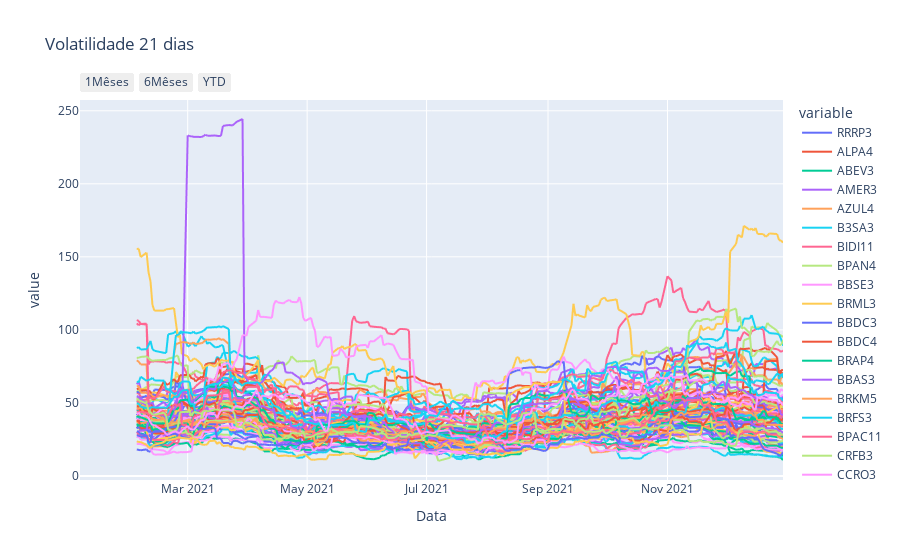

Here is the notebook cell this chart was saved with:
### Code cell
fig = px.line(
    data_frame=vol_2021,
    title='Volatilidade 21 dias', 
    x=vol_2021.index,
    y=vol_2021.columns)

fig.update_layout( ### configurações dos botões
  	{'xaxis':
    {'rangeselector': {'buttons': datas}}}) 

fig.show()

### Figure 1 — Plotly figure (JSON) as saved in the notebook; plotly's stock layout.template omitted (floating-point values rounded to 4 significant figures; data arrays with more than 128 entries replaced by an {"elided": "..."} marker saying what was removed)
{"data": [{"hovertemplate": "variable=RRRP3<br>Data=%{x}<br>value=%{y}<extra></extra>", "legendgroup": "RRRP3", "line": {"color": "#636efa", "dash": "solid"}, "marker": {"symbol": "circle"}, "mode": "lines", "name": "RRRP3", "showlegend": true, "type": "scattergl", "x": {"elided": "246 str values"}, "xaxis": "x", "y": {"elided": "246 float values"}, "yaxis": "y"}, {"hovertemplate": "variable=ALPA4<br>Data=%{x}<br>value=%{y}<extra></extra>", "legendgroup": "ALPA4", "line": {"color": "#EF553B", "dash": "solid"}, "marker": {"symbol": "circle"}, "mode": "lines", "name": "ALPA4", "showlegend": true, "type": "scattergl", "x": {"elided": "246 str values"}, "xaxis": "x", "y": {"elided": "246 float values"}, "yaxis": "y"}, {"hovertemplate": "variable=ABEV3<br>Data=%{x}<br>value=%{y}<extra></extra>", "legendgroup": "ABEV3", "line": {"color": "#00cc96", "dash": "solid"}, "marker": {"symbol": "circle"}, "mode": "lines", "name": "ABEV3", "showlegend": true, "type": "scattergl", "x": {"elided": "246 str values"}, "xaxis": "x", "y": {"elided": "246 float values"}, "yaxis": "y"}, {"hovertemplate": "variable=AMER3<br>Data=%{x}<br>value=%{y}<extra></extra>", "legendgroup": "AMER3", "line": {"color": "#ab63fa", "dash": "solid"}, "marker": {"symbol": "circle"}, "mode": "lines", "name": "AMER3", "showlegend": true, "type": "scattergl", "x": {"elided": "246 str values"}, "xaxis": "x", "y": {"elided": "246 float values"}, "yaxis": "y"}, {"hovertemplate": "variable=AZUL4<br>Data=%{x}<br>value=%{y}<extra></extra>", "legendgroup": "AZUL4", "line": {"color": "#FFA15A", "dash": "solid"}, "marker": {"symbol": "circle"}, "mode": "lines", "name": "AZUL4", "showlegend": true, "type": "scattergl", "x": {"elided": "246 str values"}, "xaxis": "x", "y": {"elided": "246 float values"}, "yaxis": "y"}, {"hovertemplate": "variable=B3SA3<br>Data=%{x}<br>value=%{y}<extra></extra>", "legendgroup": "B3SA3", "line": {"color": "#19d3f3", "dash": "solid"}, "marker": {"symbol": "circle"}, "mode": "lines", "name": "B3SA3", "showlegend": true, "type": "scattergl", "x": {"elided": "246 str values"}, "xaxis": "x", "y": {"elided": "246 float values"}, "yaxis": "y"}, {"hovertemplate": "variable=BIDI11<br>Data=%{x}<br>value=%{y}<extra></extra>", "legendgroup": "BIDI11", "line": {"color": "#FF6692", "dash": "solid"}, "marker": {"symbol": "circle"}, "mode": "lines", "name": "BIDI11", "showlegend": true, "type": "scattergl", "x": {"elided": "246 str values"}, "xaxis": "x", "y": {"elided": "246 float values"}, "yaxis": "y"}, {"hovertemplate": "variable=BPAN4<br>Data=%{x}<br>value=%{y}<extra></extra>", "legendgroup": "BPAN4", "line": {"color": "#B6E880", "dash": "solid"}, "marker": {"symbol": "circle"}, "mode": "lines", "name": "BPAN4", "showlegend": true, "type": "scattergl", "x": {"elided": "246 str values"}, "xaxis": "x", "y": {"elided": "246 float values"}, "yaxis": "y"}, {"hovertemplate": "variable=BBSE3<br>Data=%{x}<br>value=%{y}<extra></extra>", "legendgroup": "BBSE3", "line": {"color": "#FF97FF", "dash": "solid"}, "marker": {"symbol": "circle"}, "mode": "lines", "name": "BBSE3", "showlegend": true, "type": "scattergl", "x": {"elided": "246 str values"}, "xaxis": "x", "y": {"elided": "246 float values"}, "yaxis": "y"}, {"hovertemplate": "variable=BRML3<br>Data=%{x}<br>value=%{y}<extra></extra>", "legendgroup": "BRML3", "line": {"color": "#FECB52", "dash": "solid"}, "marker": {"symbol": "circle"}, "mode": "lines", "name": "BRML3", "showlegend": true, "type": "scattergl", "x": {"elided": "246 str values"}, "xaxis": "x", "y": {"elided": "246 float values"}, "yaxis": "y"}, {"hovertemplate": "variable=BBDC3<br>Data=%{x}<br>value=%{y}<extra></extra>", "legendgroup": "BBDC3", "line": {"color": "#636efa", "dash": "solid"}, "marker": {"symbol": "circle"}, "mode": "lines", "name": "BBDC3", "showlegend": true, "type": "scattergl", "x": {"elided": "246 str values"}, "xaxis": "x", "y": {"elided": "246 float values"}, "yaxis": "y"}, {"hovertemplate": "variable=BBDC4<br>Data=%{x}<br>value=%{y}<extra></extra>", "legendgroup": "BBDC4", "line": {"color": "#EF553B", "dash": "solid"}, "marker": {"symbol": "circle"}, "mode": "lines", "name": "BBDC4", "showlegend": true, "type": "scattergl", "x": {"elided": "246 str values"}, "xaxis": "x", "y": {"elided": "246 float values"}, "yaxis": "y"}, {"hovertemplate": "variable=BRAP4<br>Data=%{x}<br>value=%{y}<extra></extra>", "legendgroup": "BRAP4", "line": {"color": "#00cc96", "dash": "solid"}, "marker": {"symbol": "circle"}, "mode": "lines", "name": "BRAP4", "showlegend": true, "type": "scattergl", "x": {"elided": "246 str values"}, "xaxis": "x", "y": {"elided": "246 float values"}, "yaxis": "y"}, {"hovertemplate": "variable=BBAS3<br>Data=%{x}<br>value=%{y}<extra></extra>", "legendgroup": "BBAS3", "line": {"color": "#ab63fa", "dash": "solid"}, "marker": {"symbol": "circle"}, "mode": "lines", "name": "BBAS3", "showlegend": true, "type": "scattergl", "x": {"elided": "246 str values"}, "xaxis": "x", "y": {"elided": "246 float values"}, "yaxis": "y"}, {"hovertemplate": "variable=BRKM5<br>Data=%{x}<br>value=%{y}<extra></extra>", "legendgroup": "BRKM5", "line": {"color": "#FFA15A", "dash": "solid"}, "marker": {"symbol": "circle"}, "mode": "lines", "name": "BRKM5", "showlegend": true, "type": "scattergl", "x": {"elided": "246 str values"}, "xaxis": "x", "y": {"elided": "246 float values"}, "yaxis": "y"}, {"hovertemplate": "variable=BRFS3<br>Data=%{x}<br>value=%{y}<extra></extra>", "legendgroup": "BRFS3", "line": {"color": "#19d3f3", "dash": "solid"}, "marker": {"symbol": "circle"}, "mode": "lines", "name": "BRFS3", "showlegend": true, "type": "scattergl", "x": {"elided": "246 str values"}, "xaxis": "x", "y": {"elided": "246 float values"}, "yaxis": "y"}, {"hovertemplate": "variable=BPAC11<br>Data=%{x}<br>value=%{y}<extra></extra>", "legendgroup": "BPAC11", "line": {"color": "#FF6692", "dash": "solid"}, "marker": {"symbol": "circle"}, "mode": "lines", "name": "BPAC11", "showlegend": true, "type": "scattergl", "x": {"elided": "246 str values"}, "xaxis": "x", "y": {"elided": "246 float values"}, "yaxis": "y"}, {"hovertemplate": "variable=CRFB3<br>Data=%{x}<br>value=%{y}<extra></extra>", "legendgroup": "CRFB3", "line": {"color": "#B6E880", "dash": "solid"}, "marker": {"symbol": "circle"}, "mode": "lines", "name": "CRFB3", "showlegend": true, "type": "scattergl", "x": {"elided": "246 str values"}, "xaxis": "x", "y": {"elided": "246 float values"}, "yaxis": "y"}, {"hovertemplate": "variable=CCRO3<br>Data=%{x}<br>value=%{y}<extra></extra>", "legendgroup": "CCRO3", "line": {"color": "#FF97FF", "dash": "solid"}, "marker": {"symbol": "circle"}, "mode": "lines", "name": "CCRO3", "showlegend": true, "type": "scattergl", "x": {"elided": "246 str values"}, "xaxis": "x", "y": {"elided": "246 float values"}, "yaxis": "y"}, {"hovertemplate": "variable=CMIG4<br>Data=%{x}<br>value=%{y}<extra></extra>", "legendgroup": "CMIG4", "line": {"color": "#FECB52", "dash": "solid"}, "marker": {"symbol": "circle"}, "mode": "lines", "name": "CMIG4", "showlegend": true, "type": "scattergl", "x": {"elided": "246 str values"}, "xaxis": "x", "y": {"elided": "246 float values"}, "yaxis": "y"}, {"hovertemplate": "variable=CIEL3<br>Data=%{x}<br>value=%{y}<extra></extra>", "legendgroup": "CIEL3", "line": {"color": "#636efa", "dash": "solid"}, "marker": {"symbol": "circle"}, "mode": "lines", "name": "CIEL3", "showlegend": true, "type": "scattergl", "x": {"elided": "246 str values"}, "xaxis": "x", "y": {"elided": "246 float values"}, "yaxis": "y"}, {"hovertemplate": "variable=COGN3<br>Data=%{x}<br>value=%{y}<extra></extra>", "legendgroup": "COGN3", "line": {"color": "#EF553B", "dash": "solid"}, "marker": {"symbol": "circle"}, "mode": "lines", "name": "COGN3", "showlegend": true, "type": "scattergl", "x": {"elided": "246 str values"}, "xaxis": "x", "y": {"elided": "246 float values"}, "yaxis": "y"}, {"hovertemplate": "variable=CPLE6<br>Data=%{x}<br>value=%{y}<extra></extra>", "legendgroup": "CPLE6", "line": {"color": "#00cc96", "dash": "solid"}, "marker": {"symbol": "circle"}, "mode": "lines", "name": "CPLE6", "showlegend": true, "type": "scattergl", "x": {"elided": "246 str values"}, "xaxis": "x", "y": {"elided": "246 float values"}, "yaxis": "y"}, {"hovertemplate": "variable=CSAN3<br>Data=%{x}<br>value=%{y}<extra></extra>", "legendgroup": "CSAN3", "line": {"color": "#ab63fa", "dash": "solid"}, "marker": {"symbol": "circle"}, "mode": "lines", "name": "CSAN3", "showlegend": true, "type": "scattergl", "x": {"elided": "246 str values"}, "xaxis": "x", "y": {"elided": "246 float values"}, "yaxis": "y"}, {"hovertemplate": "variable=CPFE3<br>Data=%{x}<br>value=%{y}<extra></extra>", "legendgroup": "CPFE3", "line": {"color": "#FFA15A", "dash": "solid"}, "marker": {"symbol": "circle"}, "mode": "lines", "name": "CPFE3", "showlegend": true, "type": "scattergl", "x": {"elided": "246 str values"}, "xaxis": "x", "y": {"elided": "246 float values"}, "yaxis": "y"}, {"hovertemplate": "variable=CVCB3<br>Data=%{x}<br>value=%{y}<extra></extra>", "legendgroup": "CVCB3", "line": {"color": "#19d3f3", "dash": "solid"}, "marker": {"symbol": "circle"}, "mode": "lines", "name": "CVCB3", "showlegend": true, "type": "scattergl", "x": {"elided": "246 str values"}, "xaxis": "x", "y": {"elided": "246 float values"}, "yaxis": "y"}, {"hovertemplate": "variable=CYRE3<br>Data=%{x}<br>value=%{y}<extra></extra>", "legendgroup": "CYRE3", "line": {"color": "#FF6692", "dash": "solid"}, "marker": {"symbol": "circle"}, "mode": "lines", "name": "CYRE3", "showlegend": true, "type": "scattergl", "x": {"elided": "246 str values"}, "xaxis": "x", "y": {"elided": "246 float values"}, "yaxis": "y"}, {"hovertemplate": "variable=DXCO3<br>Data=%{x}<br>value=%{y}<extra></extra>", "legendgroup": "DXCO3", "line": {"color": "#B6E880", "dash": "solid"}, "marker": {"symbol": "circle"}, "mode": "lines", "name": "DXCO3", "showlegend": true, "type": "scattergl", "x": {"elided": "246 str values"}, "xaxis": "x", "y": {"elided": "246 float values"}, "yaxis": "y"}, {"hovertemplate": "variable=ECOR3<br>Data=%{x}<br>value=%{y}<extra></extra>", "legendgroup": "ECOR3", "line": {"color": "#FF97FF", "dash": "solid"}, "marker": {"symbol": "circle"}, "mode": "lines", "name": "ECOR3", "showlegend": true, "type": "scattergl", "x": {"elided": "246 str values"}, "xaxis": "x", "y": {"elided": "246 float values"}, "yaxis": "y"}, {"hovertemplate": "variable=ELET3<br>Data=%{x}<br>value=%{y}<extra></extra>", "legendgroup": "ELET3", "line": {"color": "#FECB52", "dash": "solid"}, "marker": {"symbol": "circle"}, "mode": "lines", "name": "ELET3", "showlegend": true, "type": "scattergl", "x": {"elided": "246 str values"}, "xaxis": "x", "y": {"elided": "246 float values"}, "yaxis": "y"}, {"hovertemplate": "variable=ELET6<br>Data=%{x}<br>value=%{y}<extra></extra>", "legendgroup": "ELET6", "line": {"color": "#636efa", "dash": "solid"}, "marker": {"symbol": "circle"}, "mode": "lines", "name": "ELET6", "showlegend": true, "type": "scattergl", "x": {"elided": "246 str values"}, "xaxis": "x", "y": {"elided": "246 float values"}, "yaxis": "y"}, {"hovertemplate": "variable=EMBR3<br>Data=%{x}<br>value=%{y}<extra></extra>", "legendgroup": "EMBR3", "line": {"color": "#EF553B", "dash": "solid"}, "marker": {"symbol": "circle"}, "mode": "lines", "name": "EMBR3", "showlegend": true, "type": "scattergl", "x": {"elided": "246 str values"}, "xaxis": "x", "y": {"elided": "246 float values"}, "yaxis": "y"}, {"hovertemplate": "variable=ENBR3<br>Data=%{x}<br>value=%{y}<extra></extra>", "legendgroup": "ENBR3", "line": {"color": "#00cc96", "dash": "solid"}, "marker": {"symbol": "circle"}, "mode": "lines", "name": "ENBR3", "showlegend": true, "type": "scattergl", "x": {"elided": "246 str values"}, "xaxis": "x", "y": {"elided": "246 float values"}, "yaxis": "y"}, {"hovertemplate": "variable=ENGI11<br>Data=%{x}<br>value=%{y}<extra></extra>", "legendgroup": "ENGI11", "line": {"color": "#ab63fa", "dash": "solid"}, "marker": {"symbol": "circle"}, "mode": "lines", "name": "ENGI11", "showlegend": true, "type": "scattergl", "x": {"elided": "246 str values"}, "xaxis": "x", "y": {"elided": "246 float values"}, "yaxis": "y"}, {"hovertemplate": "variable=ENEV3<br>Data=%{x}<br>value=%{y}<extra></extra>", "legendgroup": "ENEV3", "line": {"color": "#FFA15A", "dash": "solid"}, "marker": {"symbol": "circle"}, "mode": "lines", "name": "ENEV3", "showlegend": true, "type": "scattergl", "x": {"elided": "246 str values"}, "xaxis": "x", "y": {"elided": "246 float values"}, "yaxis": "y"}, {"hovertemplate": "variable=EGIE3<br>Data=%{x}<br>value=%{y}<extra></extra>", "legendgroup": "EGIE3", "line": {"color": "#19d3f3", "dash": "solid"}, "marker": {"symbol": "circle"}, "mode": "lines", "name": "EGIE3", "showlegend": true, "type": "scattergl", "x": {"elided": "246 str values"}, "xaxis": "x", "y": {"elided": "246 float values"}, "yaxis": "y"}, {"hovertemplate": "variable=EQTL3<br>Data=%{x}<br>value=%{y}<extra></extra>", "legendgroup": "EQTL3", "line": {"color": "#FF6692", "dash": "solid"}, "marker": {"symbol": "circle"}, "mode": "lines", "name": "EQTL3", "showlegend": true, "type": "scattergl", "x": {"elided": "246 str values"}, "xaxis": "x", "y": {"elided": "246 float values"}, "yaxis": "y"}, {"hovertemplate": "variable=EZTC3<br>Data=%{x}<br>value=%{y}<extra></extra>", "legendgroup": "EZTC3", "line": {"color": "#B6E880", "dash": "solid"}, "marker": {"symbol": "circle"}, "mode": "lines", "name": "EZTC3", "showlegend": true, "type": "scattergl", "x": {"elided": "246 str values"}, "xaxis": "x", "y": {"elided": "246 float values"}, "yaxis": "y"}, {"hovertemplate": "variable=FLRY3<br>Data=%{x}<br>value=%{y}<extra></extra>", "legendgroup": "FLRY3", "line": {"color": "#FF97FF", "dash": "solid"}, "marker": {"symbol": "circle"}, "mode": "lines", "name": "FLRY3", "showlegend": true, "type": "scattergl", "x": {"elided": "246 str values"}, "xaxis": "x", "y": {"elided": "246 float values"}, "yaxis": "y"}, {"hovertemplate": "variable=GGBR4<br>Data=%{x}<br>value=%{y}<extra></extra>", "legendgroup": "GGBR4", "line": {"color": "#FECB52", "dash": "solid"}, "marker": {"symbol": "circle"}, "mode": "lines", "name": "GGBR4", "showlegend": true, "type": "scattergl", "x": {"elided": "246 str values"}, "xaxis": "x", "y": {"elided": "246 float values"}, "yaxis": "y"}, {"hovertemplate": "variable=GOAU4<br>Data=%{x}<br>value=%{y}<extra></extra>", "legendgroup": "GOAU4", "line": {"color": "#636efa", "dash": "solid"}, "marker": {"symbol": "circle"}, "mode": "lines", "name": "GOAU4", "showlegend": true, "type": "scattergl", "x": {"elided": "246 str values"}, "xaxis": "x", "y": {"elided": "246 float values"}, "yaxis": "y"}, {"hovertemplate": "variable=GOLL4<br>Data=%{x}<br>value=%{y}<extra></extra>", "legendgroup": "GOLL4", "line": {"color": "#EF553B", "dash": "solid"}, "marker": {"symbol": "circle"}, "mode": "lines", "name": "GOLL4", "showlegend": true, "type": "scattergl", "x": {"elided": "246 str values"}, "xaxis": "x", "y": {"elided": "246 float values"}, "yaxis": "y"}, {"hovertemplate": "variable=NTCO3<br>Data=%{x}<br>value=%{y}<extra></extra>", "legendgroup": "NTCO3", "line": {"color": "#00cc96", "dash": "solid"}, "marker": {"symbol": "circle"}, "mode": "lines", "name": "NTCO3", "showlegend": true, "type": "scattergl", "x": {"elided": "246 str values"}, "xaxis": "x", "y": {"elided": "246 float values"}, "yaxis": "y"}, {"hovertemplate": "variable=SOMA3<br>Data=%{x}<br>value=%{y}<extra></extra>", "legendgroup": "SOMA3", "line": {"color": "#ab63fa", "dash": "solid"}, "marker": {"symbol": "circle"}, "mode": "lines", "name": "SOMA3", "showlegend": true, "type": "scattergl", "x": {"elided": "246 str values"}, "xaxis": "x", "y": {"elided": "246 float values"}, "yaxis": "y"}, {"hovertemplate": "variable=HAPV3<br>Data=%{x}<br>value=%{y}<extra></extra>", "legendgroup": "HAPV3", "line": {"color": "#FFA15A", "dash": "solid"}, "marker": {"symbol": "circle"}, "mode": "lines", "name": "HAPV3", "showlegend": true, "type": "scattergl", "x": {"elided": "246 str values"}, "xaxis": "x", "y": {"elided": "246 float values"}, "yaxis": "y"}, {"hovertemplate": "variable=HYPE3<br>Data=%{x}<br>value=%{y}<extra></extra>", "legendgroup": "HYPE3", "line": {"color": "#19d3f3", "dash": "solid"}, "marker": {"symbol": "circle"}, "mode": "lines", "name": "HYPE3", "showlegend": true, "type": "scattergl", "x": {"elided": "246 str values"}, "xaxis": "x", "y": {"elided": "246 float values"}, "yaxis": "y"}, {"hovertemplate": "variable=GNDI3<br>Data=%{x}<br>value=%{y}<extra></extra>", "legendgroup": "GNDI3", "line": {"color": "#FF6692", "dash": "solid"}, "marker": {"symbol": "circle"}, "mode": "lines", "name": "GNDI3", "showlegend": true, "type": "scattergl", "x": {"elided": "246 str values"}, "xaxis": "x", "y": {"elided": "246 float values"}, "yaxis": "y"}, {"hovertemplate": "variable=IRBR3<br>Data=%{x}<br>value=%{y}<extra></extra>", "legendgroup": "IRBR3", "line": {"color": "#B6E880", "dash": "solid"}, "marker": {"symbol": "circle"}, "mode": "lines", "name": "IRBR3", "showlegend": true, "type": "scattergl", "x": {"elided": "246 str values"}, "xaxis": "x", "y": {"elided": "246 float values"}, "yaxis": "y"}, {"hovertemplate": "variable=ITSA4<br>Data=%{x}<br>value=%{y}<extra></extra>", "legendgroup": "ITSA4", "line": {"color": "#FF97FF", "dash": "solid"}, "marker": {"symbol": "circle"}, "mode": "lines", "name": "ITSA4", "showlegend": true, "type": "scattergl", "x": {"elided": "246 str values"}, "xaxis": "x", "y": {"elided": "246 float values"}, "yaxis": "y"}, {"hovertemplate": "variable=ITUB4<br>Data=%{x}<br>value=%{y}<extra></extra>", "legendgroup": "ITUB4", "line": {"color": "#FECB52", "dash": "solid"}, "marker": {"symbol": "circle"}, "mode": "lines", "name": "ITUB4", "showlegend": true, "type": "scattergl", "x": {"elided": "246 str values"}, "xaxis": "x", "y": {"elided": "246 float values"}, "yaxis": "y"}, {"hovertemplate": "variable=JBSS3<br>Data=%{x}<br>value=%{y}<extra></extra>", "legendgroup": "JBSS3", "line": {"color": "#636efa", "dash": "solid"}, "marker": {"symbol": "circle"}, "mode": "lines", "name": "JBSS3", "showlegend": true, "type": "scattergl", "x": {"elided": "246 str values"}, "xaxis": "x", "y": {"elided": "246 float values"}, "yaxis": "y"}, {"hovertemplate": "variable=JHSF3<br>Data=%{x}<br>value=%{y}<extra></extra>", "legendgroup": "JHSF3", "line": {"color": "#EF553B", "dash": "solid"}, "marker": {"symbol": "circle"}, "mode": "lines", "name": "JHSF3", "showlegend": true, "type": "scattergl", "x": {"elided": "246 str values"}, "xaxis": "x", "y": {"elided": "246 float values"}, "yaxis": "y"}, {"hovertemplate": "variable=KLBN11<br>Data=%{x}<br>value=%{y}<extra></extra>", "legendgroup": "KLBN11", "line": {"color": "#00cc96", "dash": "solid"}, "marker": {"symbol": "circle"}, "mode": "lines", "name": "KLBN11", "showlegend": true, "type": "scattergl", "x": {"elided": "246 str values"}, "xaxis": "x", "y": {"elided": "246 float values"}, "yaxis": "y"}, {"hovertemplate": "variable=RENT3<br>Data=%{x}<br>value=%{y}<extra></extra>", "legendgroup": "RENT3", "line": {"color": "#ab63fa", "dash": "solid"}, "marker": {"symbol": "circle"}, "mode": "lines", "name": "RENT3", "showlegend": true, "type": "scattergl", "x": {"elided": "246 str values"}, "xaxis": "x", "y": {"elided": "246 float values"}, "yaxis": "y"}, {"hovertemplate": "variable=LCAM3<br>Data=%{x}<br>value=%{y}<extra></extra>", "legendgroup": "LCAM3", "line": {"color": "#FFA15A", "dash": "solid"}, "marker": {"symbol": "circle"}, "mode": "lines", "name": "LCAM3", "showlegend": true, "type": "scattergl", "x": {"elided": "246 str values"}, "xaxis": "x", "y": {"elided": "246 float values"}, "yaxis": "y"}, {"hovertemplate": "variable=LWSA3<br>Data=%{x}<br>value=%{y}<extra></extra>", "legendgroup": "LWSA3", "line": {"color": "#19d3f3", "dash": "solid"}, "marker": {"symbol": "circle"}, "mode": "lines", "name": "LWSA3", "showlegend": true, "type": "scattergl", "x": {"elided": "246 str values"}, "xaxis": "x", "y": {"elided": "246 float values"}, "yaxis": "y"}, {"hovertemplate": "variable=LREN3<br>Data=%{x}<br>value=%{y}<extra></extra>", "legendgroup": "LREN3", "line": {"color": "#FF6692", "dash": "solid"}, "marker": {"symbol": "circle"}, "mode": "lines", "name": "LREN3", "showlegend": true, "type": "scattergl", "x": {"elided": "246 str values"}, "xaxis": "x", "y": {"elided": "246 float values"}, "yaxis": "y"}, {"hovertemplate": "variable=MGLU3<br>Data=%{x}<br>value=%{y}<extra></extra>", "legendgroup": "MGLU3", "line": {"color": "#B6E880", "dash": "solid"}, "marker": {"symbol": "circle"}, "mode": "lines", "name": "MGLU3", "showlegend": true, "type": "scattergl", "x": {"elided": "246 str values"}, "xaxis": "x", "y": {"elided": "246 float values"}, "yaxis": "y"}, {"hovertemplate": "variable=MRFG3<br>Data=%{x}<br>value=%{y}<extra></extra>", "legendgroup": "MRFG3", "line": {"color": "#FF97FF", "dash": "solid"}, "marker": {"symbol": "circle"}, "mode": "lines", "name": "MRFG3", "showlegend": true, "type": "scattergl", "x": {"elided": "246 str values"}, "xaxis": "x", "y": {"elided": "246 float values"}, "yaxis": "y"}, {"hovertemplate": "variable=CASH3<br>Data=%{x}<br>value=%{y}<extra></extra>", "legendgroup": "CASH3", "line": {"color": "#FECB52", "dash": "solid"}, "marker": {"symbol": "circle"}, "mode": "lines", "name": "CASH3", "showlegend": true, "type": "scattergl", "x": {"elided": "246 str values"}, "xaxis": "x", "y": {"elided": "246 float values"}, "yaxis": "y"}, {"hovertemplate": "variable=BEEF3<br>Data=%{x}<br>value=%{y}<extra></extra>", "legendgroup": "BEEF3", "line": {"color": "#636efa", "dash": "solid"}, "marker": {"symbol": "circle"}, "mode": "lines", "name": "BEEF3", "showlegend": true, "type": "scattergl", "x": {"elided": "246 str values"}, "xaxis": "x", "y": {"elided": "246 float values"}, "yaxis": "y"}, {"hovertemplate": "variable=MRVE3<br>Data=%{x}<br>value=%{y}<extra></extra>", "legendgroup": "MRVE3", "line": {"color": "#EF553B", "dash": "solid"}, "marker": {"symbol": "circle"}, "mode": "lines", "name": "MRVE3", "showlegend": true, "type": "scattergl", "x": {"elided": "246 str values"}, "xaxis": "x", "y": {"elided": "246 float values"}, "yaxis": "y"}, {"hovertemplate": "variable=MULT3<br>Data=%{x}<br>value=%{y}<extra></extra>", "legendgroup": "MULT3", "line": {"color": "#00cc96", "dash": "solid"}, "marker": {"symbol": "circle"}, "mode": "lines", "name": "MULT3", "showlegend": true, "type": "scattergl", "x": {"elided": "246 str values"}, "xaxis": "x", "y": {"elided": "246 float values"}, "yaxis": "y"}, {"hovertemplate": "variable=PCAR3<br>Data=%{x}<br>value=%{y}<extra></extra>", "legendgroup": "PCAR3", "line": {"color": "#ab63fa", "dash": "solid"}, "marker": {"symbol": "circle"}, "mode": "lines", "name": "PCAR3", "showlegend": true, "type": "scattergl", "x": {"elided": "246 str values"}, "xaxis": "x", "y": {"elided": "246 float values"}, "yaxis": "y"}, {"hovertemplate": "variable=PETR3<br>Data=%{x}<br>value=%{y}<extra></extra>", "legendgroup": "PETR3", "line": {"color": "#FFA15A", "dash": "solid"}, "marker": {"symbol": "circle"}, "mode": "lines", "name": "PETR3", "showlegend": true, "type": "scattergl", "x": {"elided": "246 str values"}, "xaxis": "x", "y": {"elided": "246 float values"}, "yaxis": "y"}, {"hovertemplate": "variable=PETR4<br>Data=%{x}<br>value=%{y}<extra></extra>", "legendgroup": "PETR4", "line": {"color": "#19d3f3", "dash": "solid"}, "marker": {"symbol": "circle"}, "mode": "lines", "name": "PETR4", "showlegend": true, "type": "scattergl", "x": {"elided": "246 str values"}, "xaxis": "x", "y": {"elided": "246 float values"}, "yaxis": "y"}, {"hovertemplate": "variable=PRIO3<br>Data=%{x}<br>value=%{y}<extra></extra>", "legendgroup": "PRIO3", "line": {"color": "#FF6692", "dash": "solid"}, "marker": {"symbol": "circle"}, "mode": "lines", "name": "PRIO3", "showlegend": true, "type": "scattergl", "x": {"elided": "246 str values"}, "xaxis": "x", "y": {"elided": "246 float values"}, "yaxis": "y"}, {"hovertemplate": "variable=PETZ3<br>Data=%{x}<br>value=%{y}<extra></extra>", "legendgroup": "PETZ3", "line": {"color": "#B6E880", "dash": "solid"}, "marker": {"symbol": "circle"}, "mode": "lines", "name": "PETZ3", "showlegend": true, "type": "scattergl", "x": {"elided": "246 str values"}, "xaxis": "x", "y": {"elided": "246 float values"}, "yaxis": "y"}, {"hovertemplate": "variable=POSI3<br>Data=%{x}<br>value=%{y}<extra></extra>", "legendgroup": "POSI3", "line": {"color": "#FF97FF", "dash": "solid"}, "marker": {"symbol": "circle"}, "mode": "lines", "name": "POSI3", "showlegend": true, "type": "scattergl", "x": {"elided": "246 str values"}, "xaxis": "x", "y": {"elided": "246 float values"}, "yaxis": "y"}, {"hovertemplate": "variable=QUAL3<br>Data=%{x}<br>value=%{y}<extra></extra>", "legendgroup": "QUAL3", "line": {"color": "#FECB52", "dash": "solid"}, "marker": {"symbol": "circle"}, "mode": "lines", "name": "QUAL3", "showlegend": true, "type": "scattergl", "x": {"elided": "246 str values"}, "xaxis": "x", "y": {"elided": "246 float values"}, "yaxis": "y"}, {"hovertemplate": "variable=RADL3<br>Data=%{x}<br>value=%{y}<extra></extra>", "legendgroup": "RADL3", "line": {"color": "#636efa", "dash": "solid"}, "marker": {"symbol": "circle"}, "mode": "lines", "name": "RADL3", "showlegend": true, "type": "scattergl", "x": {"elided": "246 str values"}, "xaxis": "x", "y": {"elided": "246 float values"}, "yaxis": "y"}, {"hovertemplate": "variable=RDOR3<br>Data=%{x}<br>value=%{y}<extra></extra>", "legendgroup": "RDOR3", "line": {"color": "#EF553B", "dash": "solid"}, "marker": {"symbol": "circle"}, "mode": "lines", "name": "RDOR3", "showlegend": true, "type": "scattergl", "x": {"elided": "246 str values"}, "xaxis": "x", "y": {"elided": "246 float values"}, "yaxis": "y"}, {"hovertemplate": "variable=RAIL3<br>Data=%{x}<br>value=%{y}<extra></extra>", "legendgroup": "RAIL3", "line": {"color": "#00cc96", "dash": "solid"}, "marker": {"symbol": "circle"}, "mode": "lines", "name": "RAIL3", "showlegend": true, "type": "scattergl", "x": {"elided": "246 str values"}, "xaxis": "x", "y": {"elided": "246 float values"}, "yaxis": "y"}, {"hovertemplate": "variable=SBSP3<br>Data=%{x}<br>value=%{y}<extra></extra>", "legendgroup": "SBSP3", "line": {"color": "#ab63fa", "dash": "solid"}, "marker": {"symbol": "circle"}, "mode": "lines", "name": "SBSP3", "showlegend": true, "type": "scattergl", "x": {"elided": "246 str values"}, "xaxis": "x", "y": {"elided": "246 float values"}, "yaxis": "y"}, {"hovertemplate": "variable=SANB11<br>Data=%{x}<br>value=%{y}<extra></extra>", "legendgroup": "SANB11", "line": {"color": "#FFA15A", "dash": "solid"}, "marker": {"symbol": "circle"}, "mode": "lines", "name": "SANB11", "showlegend": true, "type": "scattergl", "x": {"elided": "246 str values"}, "xaxis": "x", "y": {"elided": "246 float values"}, "yaxis": "y"}, {"hovertemplate": "variable=CSNA3<br>Data=%{x}<br>value=%{y}<extra></extra>", "legendgroup": "CSNA3", "line": {"color": "#19d3f3", "dash": "solid"}, "marker": {"symbol": "circle"}, "mode": "lines", "name": "CSNA3", "showlegend": true, "type": "scattergl", "x": {"elided": "246 str values"}, "xaxis": "x", "y": {"elided": "246 float values"}, "yaxis": "y"}, {"hovertemplate": "variable=SULA11<br>Data=%{x}<br>value=%{y}<extra></extra>", "legendgroup": "SULA11", "line": {"color": "#FF6692", "dash": "solid"}, "marker": {"symbol": "circle"}, "mode": "lines", "name": "SULA11", "showlegend": true, "type": "scattergl", "x": {"elided": "246 str values"}, "xaxis": "x", "y": {"elided": "246 float values"}, "yaxis": "y"}, {"hovertemplate": "variable=SUZB3<br>Data=%{x}<br>value=%{y}<extra></extra>", "legendgroup": "SUZB3", "line": {"color": "#B6E880", "dash": "solid"}, "marker": {"symbol": "circle"}, "mode": "lines", "name": "SUZB3", "showlegend": true, "type": "scattergl", "x": {"elided": "246 str values"}, "xaxis": "x", "y": {"elided": "246 float values"}, "yaxis": "y"}, {"hovertemplate": "variable=TAEE11<br>Data=%{x}<br>value=%{y}<extra></extra>", "legendgroup": "TAEE11", "line": {"color": "#FF97FF", "dash": "solid"}, "marker": {"symbol": "circle"}, "mode": "lines", "name": "TAEE11", "showlegend": true, "type": "scattergl", "x": {"elided": "246 str values"}, "xaxis": "x", "y": {"elided": "246 float values"}, "yaxis": "y"}, {"hovertemplate": "variable=VIVT3<br>Data=%{x}<br>value=%{y}<extra></extra>", "legendgroup": "VIVT3", "line": {"color": "#FECB52", "dash": "solid"}, "marker": {"symbol": "circle"}, "mode": "lines", "name": "VIVT3", "showlegend": true, "type": "scattergl", "x": {"elided": "246 str values"}, "xaxis": "x", "y": {"elided": "246 float values"}, "yaxis": "y"}, {"hovertemplate": "variable=TIMS3<br>Data=%{x}<br>value=%{y}<extra></extra>", "legendgroup": "TIMS3", "line": {"color": "#636efa", "dash": "solid"}, "marker": {"symbol": "circle"}, "mode": "lines", "name": "TIMS3", "showlegend": true, "type": "scattergl", "x": {"elided": "246 str values"}, "xaxis": "x", "y": {"elided": "246 float values"}, "yaxis": "y"}, {"hovertemplate": "variable=TOTS3<br>Data=%{x}<br>value=%{y}<extra></extra>", "legendgroup": "TOTS3", "line": {"color": "#EF553B", "dash": "solid"}, "marker": {"symbol": "circle"}, "mode": "lines", "name": "TOTS3", "showlegend": true, "type": "scattergl", "x": {"elided": "246 str values"}, "xaxis": "x", "y": {"elided": "246 float values"}, "yaxis": "y"}, {"hovertemplate": "variable=UGPA3<br>Data=%{x}<br>value=%{y}<extra></extra>", "legendgroup": "UGPA3", "line": {"color": "#00cc96", "dash": "solid"}, "marker": {"symbol": "circle"}, "mode": "lines", "name": "UGPA3", "showlegend": true, "type": "scattergl", "x": {"elided": "246 str values"}, "xaxis": "x", "y": {"elided": "246 float values"}, "yaxis": "y"}, {"hovertemplate": "variable=USIM5<br>Data=%{x}<br>value=%{y}<extra></extra>", "legendgroup": "USIM5", "line": {"color": "#ab63fa", "dash": "solid"}, "marker": {"symbol": "circle"}, "mode": "lines", "name": "USIM5", "showlegend": true, "type": "scattergl", "x": {"elided": "246 str values"}, "xaxis": "x", "y": {"elided": "246 float values"}, "yaxis": "y"}, {"hovertemplate": "variable=VALE3<br>Data=%{x}<br>value=%{y}<extra></extra>", "legendgroup": "VALE3", "line": {"color": "#FFA15A", "dash": "solid"}, "marker": {"symbol": "circle"}, "mode": "lines", "name": "VALE3", "showlegend": true, "type": "scattergl", "x": {"elided": "246 str values"}, "xaxis": "x", "y": {"elided": "246 float values"}, "yaxis": "y"}, {"hovertemplate": "variable=VIIA3<br>Data=%{x}<br>value=%{y}<extra></extra>", "legendgroup": "VIIA3", "line": {"color": "#19d3f3", "dash": "solid"}, "marker": {"symbol": "circle"}, "mode": "lines", "name": "VIIA3", "showlegend": true, "type": "scattergl", "x": {"elided": "246 str values"}, "xaxis": "x", "y": {"elided": "246 float values"}, "yaxis": "y"}, {"hovertemplate": "variable=VBBR3<br>Data=%{x}<br>value=%{y}<extra></extra>", "legendgroup": "VBBR3", "line": {"color": "#FF6692", "dash": "solid"}, "marker": {"symbol": "circle"}, "mode": "lines", "name": "VBBR3", "showlegend": true, "type": "scattergl", "x": {"elided": "246 str values"}, "xaxis": "x", "y": {"elided": "246 float values"}, "yaxis": "y"}, {"hovertemplate": "variable=WEGE3<br>Data=%{x}<br>value=%{y}<extra></extra>", "legendgroup": "WEGE3", "line": {"color": "#B6E880", "dash": "solid"}, "marker": {"symbol": "circle"}, "mode": "lines", "name": "WEGE3", "showlegend": true, "type": "scattergl", "x": {"elided": "246 str values"}, "xaxis": "x", "y": {"elided": "246 float values"}, "yaxis": "y"}, {"hovertemplate": "variable=YDUQ3<br>Data=%{x}<br>value=%{y}<extra></extra>", "legendgroup": "YDUQ3", "line": {"color": "#FF97FF", "dash": "solid"}, "marker": {"symbol": "circle"}, "mode": "lines", "name": "YDUQ3", "showlegend": true, "type": "scattergl", "x": {"elided": "246 str values"}, "xaxis": "x", "y": {"elided": "246 float values"}, "yaxis": "y"}], "layout": {"legend": {"title": {"text": "variable"}, "tracegroupgap": 0}, "title": {"text": "Volatilidade 21 dias"}, "xaxis": {"anchor": "y", "domain": [0, 1], "rangeselector": {"buttons": [{"count": 1, "label": "1Mêses", "step": "month", "stepmode": "backward"}, {"count": 6, "label": "6Mêses", "step": "month", "stepmode": "backward"}, {"count": 1, "label": "YTD", "step": "year", "stepmode": "todate"}]}, "title": {"text": "Data"}}, "yaxis": {"anchor": "x", "domain": [0, 1], "title": {"text": "value"}}}}
